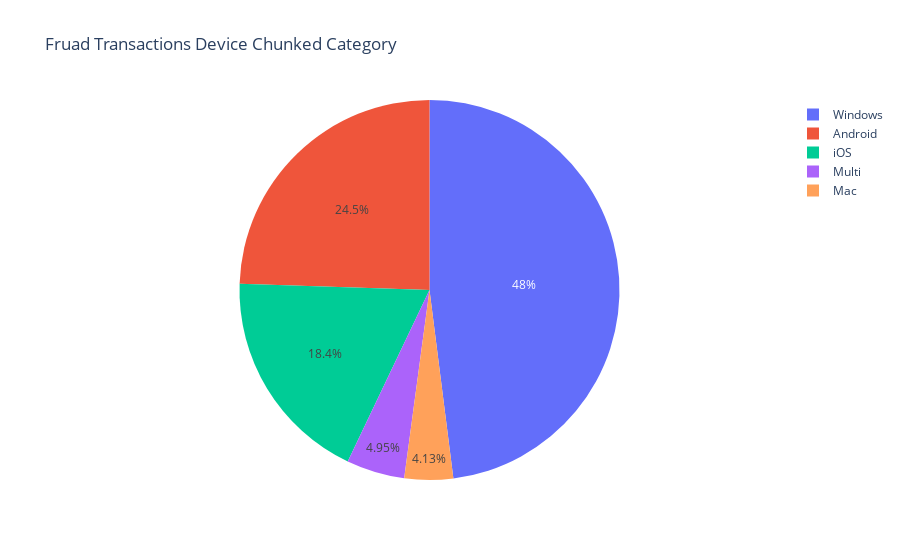

Write notebook code for a chart like this one.
### Code cell
fig = px.pie(
    values=fraud_dev_new_cat,
    names=fraud_dev_new_cat.index,
    title='Fruad Transactions Device Chunked Category'
)
fig.show()

### Figure 1 — Plotly figure (JSON) as saved in the notebook; plotly's stock layout.template omitted (floating-point values rounded to 4 significant figures)
{"data": [{"domain": {"x": [0, 1], "y": [0, 1]}, "hovertemplate": "label=%{label}<br>value=%{value}<extra></extra>", "labels": ["Windows", "Mac", "Android", "iOS", "Multi"], "legendgroup": "", "name": "", "showlegend": true, "type": "pie", "values": [3227, 278, 1646, 1240, 333]}], "layout": {"legend": {"tracegroupgap": 0}, "title": {"text": "Fruad Transactions Device Chunked Category"}}}
